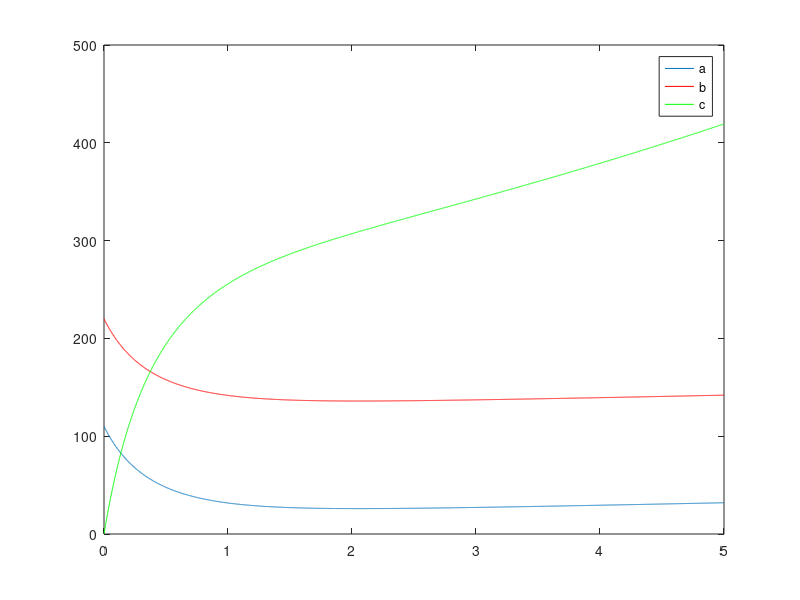

Source code (MATLAB):
%answer to the second question of Math Application Project
clear
clc

%defining constants
k1=0.0105;
k2=0.12;
t0=0;
tf=5; %seconds
h=0.001; %seconds
N=(tf-t0)/h;
t=t0:h:tf;

%defining Boundary Conditions
c0=0; %mol
c(1)=c0;
a0=110; %mol
a(1)=a0;
b0=220; %mol
b(1)=b0;

%defining ODEs
dadt=@(a,b,c) (k2*c-k1*a*b);
dbdt=@(a,b,c) (k2*c-k1*a*b);
dcdt=@(a,b,c) (3*k1*a*b-2*k2*c);

for i=1:N
    c(i+1)=c(i)+h*dcdt(a(i),b(i),c(i));
    b(i+1)=b(i)+h*dbdt(a(i),b(i),c(i));
    a(i+1)=a(i)+h*dadt(a(i),b(i),c(i));

end
fprintf('The final concentration of the substances a, b and c after 5 seconds are: %.4f, %.4f, %.4f moles respectively.',a(i+1),b(i+1),c(i+1))
plot(t,a,t,b,'r',t,c,'g')
legend('a','b','c','location','northeast')